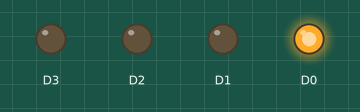
This sketch was run on a simulated ESP8266 (NodeMCU). On the bench: output pins drawn as LEDs (lit = HIGH).

Above: at 0.2 s.
At 1.2 s:
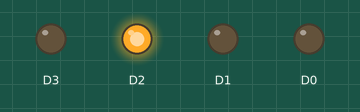
At 2.7 s:
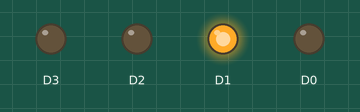
At 3.7 s:
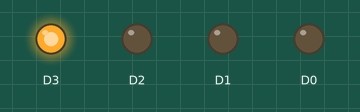
Timing chart, 0 to 4.6 s (numbered marks = the images above):
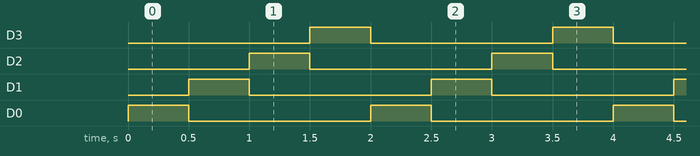

The sketch:

Controller_Blink.ino
```cpp
void setup() {
  // put your setup code here, to run once:
  pinMode(D0, OUTPUT);
  pinMode(D1, OUTPUT);
  pinMode(D2, OUTPUT);
  pinMode(D3, OUTPUT);
}

void loop() {
  // put your main code here, to run repeatedly:
  digitalWrite(D3, LOW);
  digitalWrite(D0, HIGH);
  delay(500);
  digitalWrite(D0, LOW);
  digitalWrite(D1, HIGH);
  delay(500);
  digitalWrite(D1, LOW);
  digitalWrite(D2, HIGH);
  delay(500);
  digitalWrite(D2, LOW);
  digitalWrite(D3, HIGH);
  delay(500);
}
```

Measured:
- by itself, D3, D2, D1, D0: alternates HIGH for 0.50 s and LOW for 1.5 s
- by itself, everything shown: repeats every 2.0 s, in 4 steps
